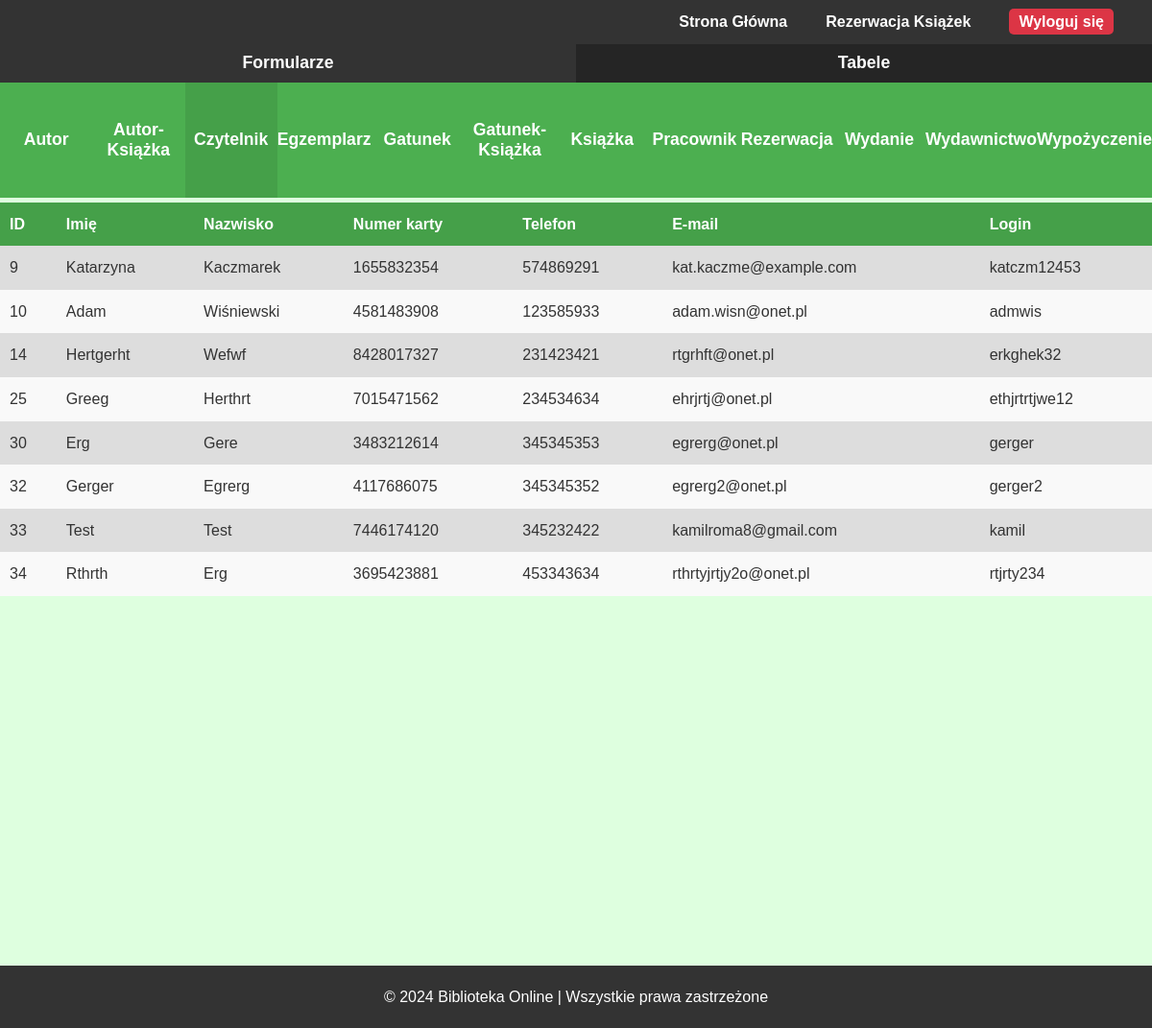
The page /php/admin/tabele/main_tabela.php?tabela=czytelnik (signed in) on the database its author committed.
### tables this page shows
CREATE TABLE `czytelnik` (
  `ID` int(11) NOT NULL,
  `imie` varchar(50) NOT NULL,
  `nazwisko` varchar(50) NOT NULL,
  `nr_karty` varchar(20) NOT NULL,
  `telefon` varchar(9) DEFAULT NULL,
  `email` varchar(100) NOT NULL,
  `login` varchar(50) NOT NULL,
  `haslo` varchar(255) NOT NULL
);

### php/admin/tabele/czytelnik_tabela.php (the view)
<section id="tabela">
    <?php
    $sql = "SELECT * FROM czytelnik";
    $result = $conn->query($sql);
    echo "<table>";
    echo "<thead>
            <tr>
                <th>ID</th>
                <th>Imię</th>
                <th>Nazwisko</th>
                <th>Numer karty</th>
                <th>Telefon</th>
                <th>E-mail</th>
                <th>Login</th>
            </tr>
        </thead>";
    echo "<tbody>";
    if ($result->num_rows > 0)
    {
        while ($row = $result->fetch_assoc())
        {
            echo "<tr>
                    <td>" . $row["ID"] . "</td>
                    <td>" . $row["imie"] . "</td>
                    <td>" . $row["nazwisko"] . "</td>
                    <td>" . $row["nr_karty"] . "</td>
                    <td>" . $row["telefon"] . "</td>
                    <td>" . $row["email"] . "</td>
                    <td>" . $row["login"] . "</td>
                </tr>";
        }
    }
    else
    {
        echo "<tr>
                <td colspan='7' class='no-data'>Brak danych</td>
            </tr>";
    }
    echo "</tbody>";
    echo "</table>";
    ?>
</section>

### css/style.css (style rules this page uses)
* { margin: 0; padding: 0; box-sizing: border-box; }
body { font-family: Arial, sans-serif; line-height: 1.6; background-color: #f4f4f4; color: #333; }

### css/admin.css (style rules this page uses)
* { margin: 0; padding: 0; box-sizing: border-box; }
body { background-color: #deffdf; }
#tabela { background-color: #deffdf; height: auto; max-height: 100vh; height: 100vh; width: 100%; display: flex; justify-content: center; align-items: flex-start; box-sizing: border-box; overflow-y: scroll; direction: rtl; padding-top: 5px; }
#tabela table { border-collapse: collapse; width: 100%; max-height: 100%; overflow-y: auto; box-sizing: border-box; direction: ltr; }
#tabela table, th, td { box-sizing: border-box; }
#tabela th, td { padding: 10px; text-align: left; vertical-align: top; }
#tabela th { position: sticky; top: 0; background-color: #45a049; color: white; z-index: 2; }
#tabela tbody tr:nth-child(odd) { background-color: #ddd; }
#tabela tbody tr:nth-child(even) { background-color: #f9f9f9; }

### rows shown on the page
czytelnik: ID "9", imie "Katarzyna", nazwisko "Kaczmarek", nr_karty "1655832354", telefon "574869291", email "kat.kaczme@example.com", login "katczm12453"
czytelnik: ID "10", imie "Adam", nazwisko "Wiśniewski", nr_karty "4581483908", telefon "123585933", email "adam.wisn@onet.pl", login "admwis"
czytelnik: ID "14", imie "Hertgerht", nazwisko "Wefwf", nr_karty "8428017327", telefon "231423421", email "rtgrhft@onet.pl", login "erkghek32"
czytelnik: ID "25", imie "Greeg", nazwisko "Herthrt", nr_karty "7015471562", telefon "234534634", email "ehrjrtj@onet.pl", login "ethjrtrtjwe12"
czytelnik: ID "30", imie "Erg", nazwisko "Gere", nr_karty "3483212614", telefon "345345353", email "egrerg@onet.pl", login "gerger"
czytelnik: ID "32", imie "Gerger", nazwisko "Egrerg", nr_karty "4117686075", telefon "345345352", email "egrerg2@onet.pl", login "gerger2"
czytelnik: ID "33", imie "Test", nazwisko "Test", nr_karty "7446174120", telefon "345232422", email "kamilroma8@gmail.com", login "kamil"
czytelnik: ID "34", imie "Rthrth", nazwisko "Erg", nr_karty "3695423881", telefon "453343634", email "rthrtyjrtjy2o@onet.pl", login "rtjrty234"

### other values the page prints
$value "Autor"
$value "Autor-Książka"
$value "Czytelnik"
$value "Egzemplarz"
$value "Gatunek"
$value "Gatunek-Książka"
$value "Książka"
$value "Pracownik"
$value "Rezerwacja"
$value "Wydanie"
$value "Wydawnictwo"
$value "Wypożyczenie"
